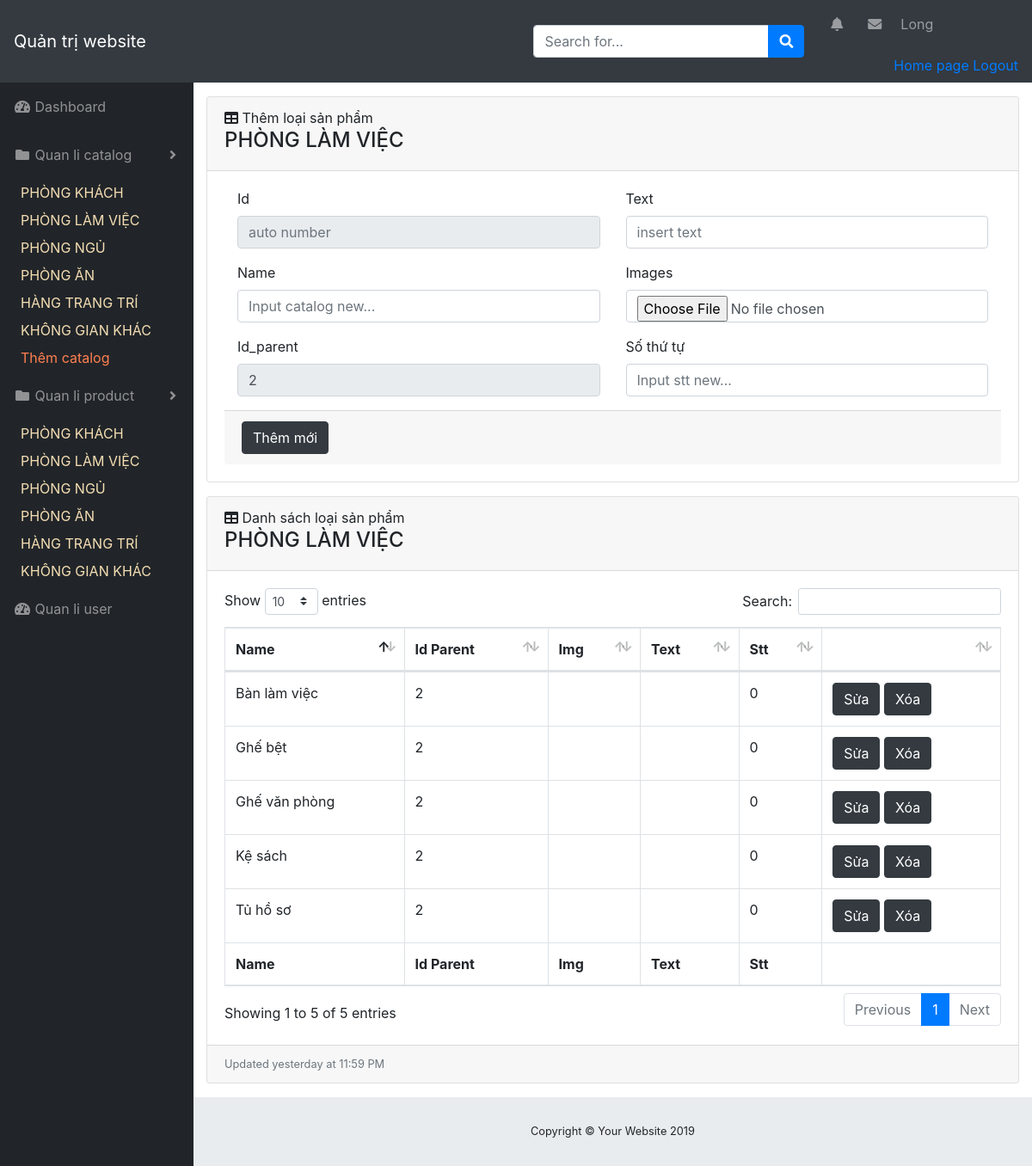
/admin/index.php?act=qllsp&id=2 (signed in), run on the app's committed database.
### tables this page shows
CREATE TABLE `catalog` (
  `id` int(10) NOT NULL,
  `name` varchar(255) NOT NULL,
  `text` varchar(255) NOT NULL,
  `parent` int(10) NOT NULL,
  `img` varchar(255) DEFAULT NULL,
  `stt` int(5) DEFAULT 0
);

### model/connect.php (called while the page is built, shortened)
<?php
    class connect{
        var $db=null;
        public function __construct()
        {
            $dsn='mysql:host=localhost;dbname=longnnbv_noithat';
            $user='root';
            $pass='';
            $this->db=new PDO($dsn,$user,$pass, array(PDO::MYSQL_ATTR_INIT_COMMAND => "SET NAMES utf8"));
        }
        public function getList($select)
        {
            $results = $this->db->query($select);
            return $results;
        }
        public function getInstance($select)
        {
            $results = $this->db->query($select);
            $result = $results->fetch();
            return $result;
        }
    }
?>

### model/catalog.php (called while the page is built, shortened)
<?php
    class Catalog{
        function getList()
        {
            $db = new connect();
            $select = "select * from catalog order by id ASC LIMIT 6 OFFSET 0";
            $result = $db->getList($select);
            return $result;
        }
        function getListParent($idcatalog)
        {
            $db = new connect();
            $select = "select * from catalog where parent=$idcatalog";
            $result = $db->getList($select);
            return $result;
        }
        function getCatalogById($id)
        {
            $db = new connect();
            $select = "select * from catalog where id=$id";
            $result = $db->getInstance($select);
            return $result;
        }
    }
?>

### admin/catalog/add_cata.php (the view, shortened to what this page needs)
<div id="content-wrapper">
    <div class="container-fluid">
        <div class="card mb-3">
            <div class="card-header">
                <i class="fas fa-table"></i>
                Thêm loại sản phẩm <h4><?=$name?></h4>
            </div>
            <div class="card-body">
                <form method="post">
                    <div class="container-fluid">
                        <div class="row">
                            <div class="col-sm-6">
                                <div class="form-group">
                                    <label>Id</label>
                                    <input type="number" name="id" class="form-control" placeholder="auto number"
                                        readonly>
                                </div>
                                <div class="form-group">
                                    <label>Name</label>
                                    <input type="text" name="name" class="form-control"
                                        placeholder="Input catalog new...">
                                </div>
                                <div class="form-group">
                                    <label>Id_parent</label>
                                    <input type="number" name="id_parent" class="form-control" value="<?=$id_parent?>"
                                        placeholder="<?php echo $id_parent; ?>" readonly>
                                </div>
                            </div>
                            <div class="col-sm-6">
                                <div class="form-group">
                                    <label>Text</label>
                                    <input type="text" name="text" class="form-control" placeholder="insert text">
                                </div>
                                <div class="form-group">
                                    <label>Images</label>
                                    <input type="file" name="img" class="form-control">
                                </div>
                                <div class="form-group">
                                    <label>Số thứ tự</label>
                                    <input type="number" name="stt" class="form-control" placeholder="Input stt new...">
                                </div>
                            </div>
                        </div>
                    </div>
                    <div class="card-footer small text-muted"><button type="submit" name="add_catalog"
                            class="btn btn-dark">Thêm
                            mới</button></div>
                </form>
            </div>
        </div>
        <div class="card mb-3">
            <div class="card-header">
                <i class="fas fa-table"></i>
                Danh sách loại sản phẩm <h4><?=$name?></h4>
            </div>
            <div class="card-body">
                <div class="table-responsive">
                    <table class="table table-bordered" id="dataTable" width="100%" cellspacing="0">
                        <thead>
                            <tr>
                                <th>Name</th>
                                <th>Id Parent</th>
                                <th>Img</th>
                                <th>Text</th>
                                <th>Stt</th>
                                <th></th>
                            </tr>
                        </thead>
                        <tfoot>
                            <tr>
                                <th>Name</th>
                                <th>Id Parent</th>
                                <th>Img</th>
                                <th>Text</th>
                                <th>Stt</th>
                                <th></th>
                            </tr>
                        </tfoot>
                        <tbody>
                            <?php
                                foreach($list_catalog as $catalog){
                                  $id=$catalog['id'];
                                  $modal="modal".$id;
                                    echo '<tr>
                                        <td>'.$catalog['name'].'</td>
                                        <td>'.$catalog['parent'].'</td>
                                        <td>'.$catalog['img'].'</td>
                                        <td>'.$catalog['text'].'</td>
                                        <td>'.$catalog['stt'].'</td>';
                            ?>
                            <td>
                                <a href="index.php?act=btn_edit_catalog&id_catalog=<?=$catalog['id']?>"
                                    class="btn btn-dark">Sửa</a>
                                <button type="button" class="btn btn-dark" data-toggle="modal"
                                    data-target="#<?=$modal?>">Xóa</button>
                            </td>
                            </tr>
                            <?php
                            }
                        ?>
                        </tbody>
                    </table>
                </div>
            </div>
            <div class="card-footer small text-muted">Updated yesterday at 11:59 PM</div>
        </div>
    </div>

### admin/header_admin.php (shortened to what this page needs)
<!DOCTYPE html>
<html lang="en">
<head>
    <link href="../content/vendor/fontawesome-free/css/all.min.css" rel="stylesheet" type="text/css">
    <link href="../content/vendor/datatables/dataTables.bootstrap4.css" rel="stylesheet">
    <link href="../content/css/sb-admin.css" rel="stylesheet">
    <link rel="stylesheet" href="https://stackpath.bootstrapcdn.com/bootstrap/4.3.1/css/bootstrap.min.css"
>
    <link rel="stylesheet" href="https://use.fontawesome.com/releases/v5.7.0/css/all.css"
>
</head>
<body id="page-top">
    <nav class="navbar navbar-expand navbar-dark bg-dark static-top">
        <a class="navbar-brand mr-1" href="index.php">Quản trị website</a>
        <form class="d-none d-md-inline-block form-inline ml-auto mr-0 mr-md-3 my-2 my-md-0">
            <div class="input-group">
                <input type="text" class="form-control" placeholder="Search for..." aria-label="Search"
                    aria-describedby="basic-addon2">
                <div class="input-group-append">
                    <button class="btn btn-primary" type="button">
                        <i class="fas fa-search"></i>
                    </button>
                </div>
            </div>
        </form>
        <ul class="navbar-nav ml-auto ml-md-0">
            <li class="nav-item dropdown no-arrow mx-1">
                <a class="nav-link dropdown-toggle" href="#" id="alertsDropdown" role="button" data-toggle="dropdown"
                    aria-haspopup="true" aria-expanded="false">
                    <i class="fas fa-bell fa-fw"></i>
                </a>
            </li>
            <li class="nav-item dropdown no-arrow mx-1">
                <a class="nav-link dropdown-toggle" href="#" id="messagesDropdown" role="button" data-toggle="dropdown"
                    aria-haspopup="true" aria-expanded="false">
                    <i class="fas fa-envelope fa-fw"></i>
                </a>
            </li>
            <li class="nav-item dropdown no-arrow">
                <a class="nav-link dropdown-toggle" href="#" id="userDropdown" role="button" data-toggle="dropdown"
                    aria-haspopup="true" aria-expanded="false">
                    <?php
                        if(isset($_SESSION['name'])){
                            echo '<p>'.$_SESSION['name'].'</p>';
                        }
                    ?>
                </a>
                <div class="dropdown-menu-right" aria-labelledby="userDropdown">
                    <a href="../../../boxroom1/index.php">Home page</a>
                    <a href="../admin/index.php?act=logout">Logout</a>
                </div>
            </li>
        </ul>
    </nav>
    <div id="wrapper">
        <ul class="sidebar navbar-nav">
            <li class="nav-item">
                <a class="nav-link" href="index.php?act=home">
                    <i class="fas fa-fw fa-tachometer-alt"></i>
                    <span>Dashboard</span>
                </a>
            </li>
            <li class="nav-item dropdown">
                <a class="nav-link dropdown-toggle" href="#"
                    id="pagesDropdown" role="button" data-toggle="dropdown" aria-haspopup="true" aria-expanded="false">
                    <i class="fas fa-fw fa-folder"></i>
                    <span>Quan li catalog</span>
                </a>
                <?php
                    foreach ($dsdm as $dm) {
                        extract($dm);
                        $name = $dm['name'];
                        $id = $dm['id'];
                ?>
                    <a class="dropdown-item" style="color: wheat;" href="index.php?act=qllsp&id=<?=$id?>"><?=$name?></a>
                    <?php
                    }
                ?>
                    <a class="dropdown-item" style="color:coral" href="index.php?act=them&id=0">Thêm catalog</a>
            </li>
            <li class="nav-item dropdown">
                <a class="nav-link dropdown-toggle" href="#"
                    id="pagesDropdown" role="button" data-toggle="dropdown" aria-haspopup="true" aria-expanded="false">
                    <i class="fas fa-fw fa-folder"></i>
                    <span>Quan li product</span>
                </a>
                <?php
                    foreach ($dsdm2 as $dm) {
                        extract($dm);
                        $name = $dm['name'];
                        $id = $dm['id'];
                ?>
                    <a class="dropdown-item" style="color: wheat;" href="index.php?act=qlsp&id=<?=$id?>"><?=$name?></a>
                    <?php
                    }
                ?>
            </li>
            <li class="nav-item">
                <a class="nav-link" href="index.php?act=qluser">
                    <i class="fas fa-fw fa-tachometer-alt"></i>
                    <span>Quan li user</span>
                </a>
            </li>
        </ul>

### data on the page
catalog: name "PHÒNG KHÁCH"
catalog: name "PHÒNG LÀM VIỆC"
catalog: name "PHÒNG NGỦ"
catalog: name "PHÒNG ĂN"
catalog: name "HÀNG TRANG TRÍ"
catalog: name "KHÔNG GIAN KHÁC"
catalog: name "Ghế bệt", parent "2", stt "0"
catalog: name "Ghế văn phòng", parent "2", stt "0"
catalog: name "Kệ sách", parent "2", stt "0"
catalog: name "Bàn làm việc", parent "2", stt "0"
catalog: name "Tủ hồ sơ", parent "2", stt "0"

### other printed values
$_SESSION['name'] "Long"
